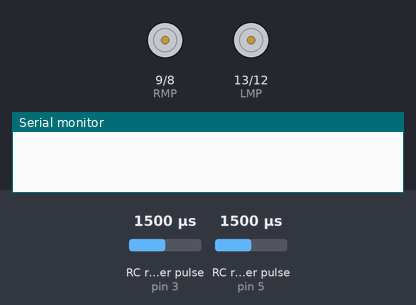
The sketch below on a simulated Arduino Uno, built with avr-gcc and run on an emulated ATmega328P. On the bench: motor-driver pin pairs drawn as motors (green arrow = first pin HIGH = forward, orange = second pin HIGH = backward, longer = more drive, scaled by the enable pin), the last lines printed to the serial monitor. Wiring (inferred from the names in the program): 2 × RC receiver channel: data pin 3 / data pin 5. The inputs (shaded band) are chosen by the test bench; at power-on: RC receiver pulse (sensors on pin 3, pin 5) 1500 µs.

Above: at 1.2 s.
1.3 s: RC receiver pulse (sensor on pin 3) set to 1480 µs
At 2.2 s:
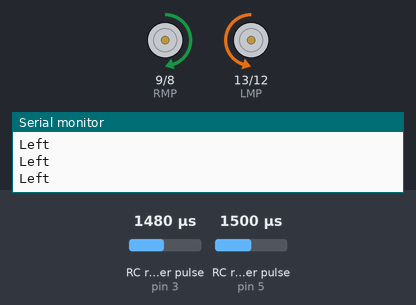
2.8 s: RC receiver pulse (sensor on pin 5) set to 1481 µs
At 4.0 s:
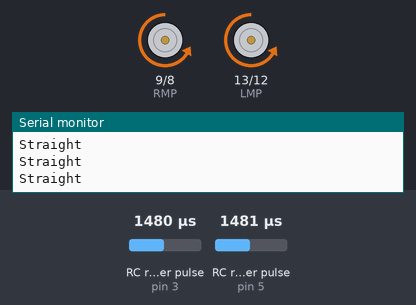
4.3 s: RC receiver pulse (sensor on pin 5) set to 1499 µs
At 5.2 s:
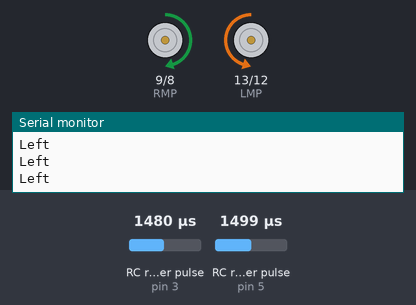
5.8 s: RC receiver pulse (sensor on pin 3) set to 1750 µs
At 6.8 s:
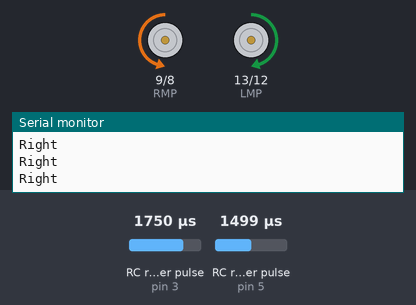
7.3 s: RC receiver pulse (sensor on pin 5) set to 1750 µs
At 8.5 s:
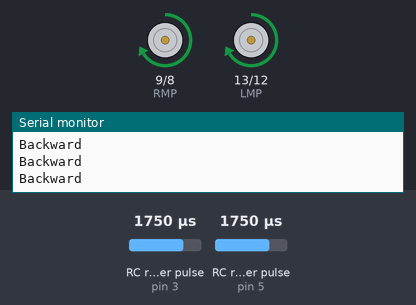
8.8 s: RC receiver pulse (sensor on pin 5) set to 1020 µs
At 9.8 s:
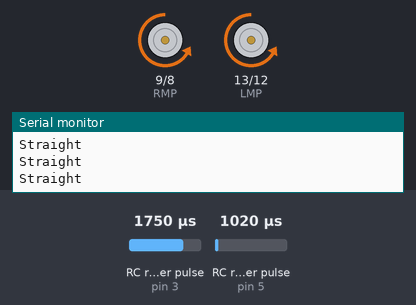
Timing chart, 0 to 11.3 s (numbered marks = the images above; inputs shaded):
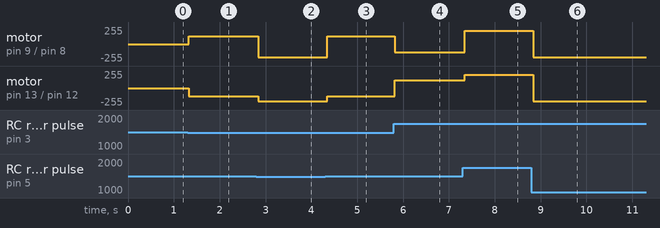

The sketch:

rccar_competition.ino
```cpp
#include "Remote.h"
#include "RaceCar.h"

void setup() {
  // put your setup code here, to run once:
  Serial.begin(115200);
  // r motor
  pinMode(RMPWM, OUTPUT); // pwm
  pinMode(RMP, OUTPUT);
  pinMode(RMN, OUTPUT);
  // l motor
  pinMode(LMPWM, OUTPUT); // pwm
  pinMode(LMP, OUTPUT);
  pinMode(LMN, OUTPUT);
  startRemote();
}

void loop() {
//  // Setting remote for different channels
//  Serial.print(getChannel(CH1));
//  Serial.print(" ");
//  Serial.println(getChannel(CH2));
//
//  Serial.println("-----------------------");
//  1493 1510 CH2 Rest pos
//  f: 994 CH2
//  b: 1988 CH2
// 1497 1510 CH1 Rest pos
// r: 1988 CH1
// l: 994 CH1
  int c2Val = getChannel(CH2);
  int c4Val = getChannel(CH4);

  if (c2Val < 1490 ) {
   Serial.println("Straight");
   straight();
  }

  else if (c2Val > 1515) {
    Serial.println("Backward");
     backward();
  }
  else if (c4Val < 1490) {
    Serial.println("Left");
    left();
  }

  else if (c4Val > 1515) {
    Serial.println("Right");
    right();
  }
  else {
    halt();
  }
//  delay(1000);
}
```

RaceCar.h
```cpp
// 10 +9 -8
#define LMPWM 11
#define LMP 13
#define LMN 12

// 11 +12 -13
#define RMPWM 10
#define RMP 9
#define RMN 8

#define LSPEED 200
#define RSPEED 200

//#define bLSPEED 90
//#define bRSPEED 90

void right() {
  analogWrite(LMPWM, LSPEED-80);
  analogWrite(RMPWM, RSPEED-80);
  digitalWrite(RMP, LOW);
  digitalWrite(RMN, HIGH);
  digitalWrite(LMP, HIGH);
  digitalWrite(LMN, LOW);
}
void left() {
  analogWrite(LMPWM,LSPEED-80);
  analogWrite(RMPWM,RSPEED-80);
  digitalWrite(RMP,HIGH);
  digitalWrite(RMN,LOW);
  digitalWrite(LMP,LOW);
  digitalWrite(LMN,HIGH);
}
void backward() {
  analogWrite(LMPWM, LSPEED);
  analogWrite(RMPWM, RSPEED);
  digitalWrite(RMP, HIGH);
  digitalWrite(RMN, LOW);
  digitalWrite(LMP, HIGH);
  digitalWrite(LMN, LOW);
}
void straight() {
  analogWrite(LMPWM, LSPEED);
  analogWrite(RMPWM, RSPEED);
  digitalWrite(RMP, LOW);
  digitalWrite(RMN, HIGH);
  digitalWrite(LMP, LOW);
  digitalWrite(LMN, HIGH);
}
void halt() {
  analogWrite(LMPWM, 0);
  analogWrite(RMPWM, 0);
}
```

Remote.h
```cpp
//#define CH1 6
#define CH2 5
#define CH4 3


void startRemote() {
  pinMode(CH4, INPUT);
  pinMode(CH2, INPUT);
}
int getChannel(int channel) {
  return pulseIn(channel, HIGH);
}
```

Measured:
- the behaviour switches between 1489 and 1488 µs on RC receiver pulse (sensor on pin 3) (found by bisection; images 0 and 1)
- the behaviour switches between 1489 and 1488 µs on RC receiver pulse (sensor on pin 5) (found by bisection; images 1 and 2)
- the behaviour switches between 1490 and 1491 µs on RC receiver pulse (sensor on pin 5) (found by bisection; images 2 and 3)
- after the input at 1.3 s, motor on pin 9 (RMP) / pin 8 (RMN): stopped → forward 120/255 at once; motor on pin 13 (LMP) / pin 12 (LMN): stopped → backward 120/255 at once
- after the input at 2.8 s, motor on pin 9 (RMP) / pin 8 (RMN): forward 120/255 → backward 200/255 at once; motor on pin 13 (LMP) / pin 12 (LMN): backward 120/255 → backward 200/255 at once
- after the input at 4.3 s, motor on pin 9 (RMP) / pin 8 (RMN): backward 200/255 → forward 120/255 at once; motor on pin 13 (LMP) / pin 12 (LMN): backward 200/255 → backward 120/255 at once
- after the input at 5.8 s, motor on pin 9 (RMP) / pin 8 (RMN): forward 120/255 → backward 120/255 at once; motor on pin 13 (LMP) / pin 12 (LMN): backward 120/255 → forward 120/255 at once
- after the input at 7.3 s, motor on pin 9 (RMP) / pin 8 (RMN): backward 120/255 → forward 200/255 at once; motor on pin 13 (LMP) / pin 12 (LMN): forward 120/255 → forward 200/255 at once
- after the input at 8.8 s, motor on pin 9 (RMP) / pin 8 (RMN), motor on pin 13 (LMP) / pin 12 (LMN): forward 200/255 → backward 200/255 at once
